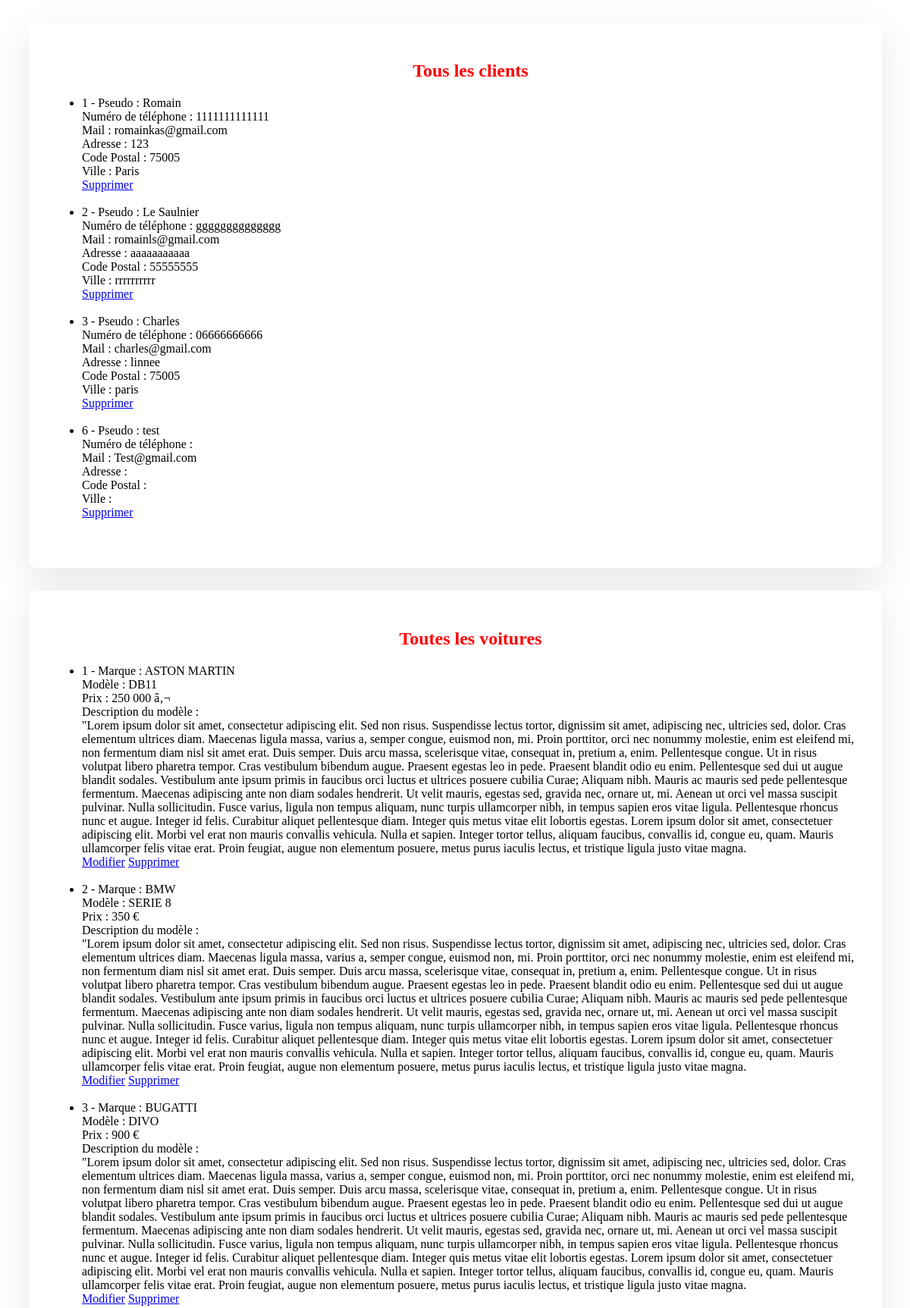
The page /e-commerce/index_administrateur.php (signed in, upper part) on the database its author committed.
### tables this page shows
CREATE TABLE IF NOT EXISTS `client` (
  `ID` int(11) NOT NULL AUTO_INCREMENT,
  `pseudo` varchar(255) NOT NULL,
  `mail` varchar(50) NOT NULL,
  `mdp` varchar(50) NOT NULL,
  `numero` text,
  `adresse` text,
  `codepostal` text,
  `ville` text,
  PRIMARY KEY (`ID`)
);

CREATE TABLE IF NOT EXISTS `marque` (
  `ID` int(11) NOT NULL AUTO_INCREMENT,
  `Nom` varchar(50) NOT NULL,
  `Modele` varchar(50) NOT NULL,
  `Description` text NOT NULL,
  `Prix` varchar(25) NOT NULL,
  `Quantite` int(11) NOT NULL,
  `Images` varchar(1000) NOT NULL,
  PRIMARY KEY (`ID`)
);

### e-commerce/index_administrateur.php (the view, shortened to what this page needs)
<!DOCTYPE html>
<html>
<head>
    <link rel="stylesheet" href="index_administrateur.css">
    <link rel="stylesheet" href="modification.css">
</head>
<body>
    <?php require_once "db.php" ?>
    <?php
    if (isset($_SESSION['admin'])) {
        $client = $bdd->query('SELECT * FROM client');
        $marque = $bdd->query('SELECT * FROM marque');
    ?>
        <div class="all">
            <div class="client">
                <ul>
                    <center>
                        <h2>Tous les clients</h2>
                    </center>
                    <?php while ($c = $client->fetch()) { ?>
                        <li>
                            <?= $c['ID'] ?>
                            - Pseudo : <?= $c['pseudo'] ?> <br />
                            Numéro de téléphone : <?= $c['numero'] ?> <br />
                            Mail : <?= $c['mail'] ?> <br />
                            Adresse : <?= $c['adresse'] ?><br />
                            Code Postal : <?= $c['codepostal'] ?><br />
                            Ville : <?= $c['ville'] ?><br />
                            <a href="index_administrateur.php?type=client&supprime=<?= $c['ID'] ?>">Supprimer</a> <br /><br />
                        </li><?php } ?>
                </ul>
            </div>
            <div class="voiture">
                <ul>
                    <center>
                        <h2>Toutes les voitures</h2>
                    </center>
                    <?php while ($m = $marque->fetch()) { ?>
                        <li> <?= $m['ID'] ?>
                            - Marque : <?= $m['Nom'] ?> <br />
                            Modèle : <?= $m['Modele'] ?> <br />
                            Prix : <?= $m['Prix'] ?> <br />
                            Description du modèle :<br /><?= $m['Description'] ?> <br />
                            <a href="admin_modification.php?numModifier=<?= $m['ID'] ?>">Modifier</a> <a href="index_administrateur.php?type=marque&supprime=<?= $m['ID'] ?>">Supprimer</a>
                        </li><br /><?php } ?>
                </ul>
            </div>
        </div>
</body>
</html>
<?php } else {
        header("Location: connexion_admin.php");
    } ?>

### e-commerce/index_administrateur.css (style rules this page uses)
h2 { color: red; }
.client { position: center; margin: 30px; top: 50%; left: 50%; transform: translate(-50% -50%); width: 95%; padding: 30px; background: #fff; box-sizing: border-box; border-radius: 10px; box-shadow: 0 15px 50px rgba(0, 0, 0, .1); }
.voiture { position: center; margin: 30px; top: 50%; left: 50%; transform: translate(-50% -50%); width: 95%; padding: 30px; background: #fff; box-sizing: border-box; border-radius: 10px; box-shadow: 0 15px 50px rgba(0, 0, 0, .1); }

### rows shown on the page
client: ID "1", pseudo "Romain", numero "1111111111111", mail "romainkas@gmail.com", adresse "123", codepostal "75005", ville "Paris"
client: ID "2", pseudo "Le Saulnier", numero "gggggggggggggg", mail "romainls@gmail.com", adresse "aaaaaaaaaaa", codepostal "55555555", ville "rrrrrrrrrr"
client: ID "3", pseudo "Charles", numero "06666666666", mail "charles@gmail.com", adresse "linnee", codepostal "75005", ville "paris"
client: ID "6", pseudo "test", mail "Test@gmail.com"
marque: ID "1", Nom "ASTON MARTIN", Modele "DB11", Prix "250 000 â‚¬", Description "\"Lorem ipsum dolor sit amet, consectetur adipiscing elit. Sed non risus. Suspendisse lectus tortor, dignissim sit amet, adipiscing nec, ultricies sed, dolor. Cras elementum ultrices diam. Maecenas ligula massa, varius a, semper congue, euismod non, mi. Proin porttitor, orci nec nonummy molestie, enim est eleifend mi, non fermentum diam nisl sit amet erat. Duis semper. Duis arcu massa, scelerisque vitae, consequat in, pretium a, enim. Pellentesque congue. Ut in risus volutpat libero pharetra tempor. Cras vestibulum bibendum augue. Praesent egestas leo in pede. Praesent blandit odio eu enim. Pellentesque sed dui ut augue blandit sodales. Vestibulum ante ipsum primis in faucibus orci luctus et…"
marque: ID "2", Nom "BMW", Modele "SERIE 8", Prix "350 €", Description "\"Lorem ipsum dolor sit amet, consectetur adipiscing elit. Sed non risus. Suspendisse lectus tortor, dignissim sit amet, adipiscing nec, ultricies sed, dolor. Cras elementum ultrices diam. Maecenas ligula massa, varius a, semper congue, euismod non, mi. Proin porttitor, orci nec nonummy molestie, enim est eleifend mi, non fermentum diam nisl sit amet erat. Duis semper. Duis arcu massa, scelerisque vitae, consequat in, pretium a, enim. Pellentesque congue. Ut in risus volutpat libero pharetra tempor. Cras vestibulum bibendum augue. Praesent egestas leo in pede. Praesent blandit odio eu enim. Pellentesque sed dui ut augue blandit sodales. Vestibulum ante ipsum primis in faucibus orci luctus et…"
marque: ID "3", Nom "BUGATTI", Modele "DIVO", Prix "900 €", Description "\"Lorem ipsum dolor sit amet, consectetur adipiscing elit. Sed non risus. Suspendisse lectus tortor, dignissim sit amet, adipiscing nec, ultricies sed, dolor. Cras elementum ultrices diam. Maecenas ligula massa, varius a, semper congue, euismod non, mi. Proin porttitor, orci nec nonummy molestie, enim est eleifend mi, non fermentum diam nisl sit amet erat. Duis semper. Duis arcu massa, scelerisque vitae, consequat in, pretium a, enim. Pellentesque congue. Ut in risus volutpat libero pharetra tempor. Cras vestibulum bibendum augue. Praesent egestas leo in pede. Praesent blandit odio eu enim. Pellentesque sed dui ut augue blandit sodales. Vestibulum ante ipsum primis in faucibus orci luctus et…"
